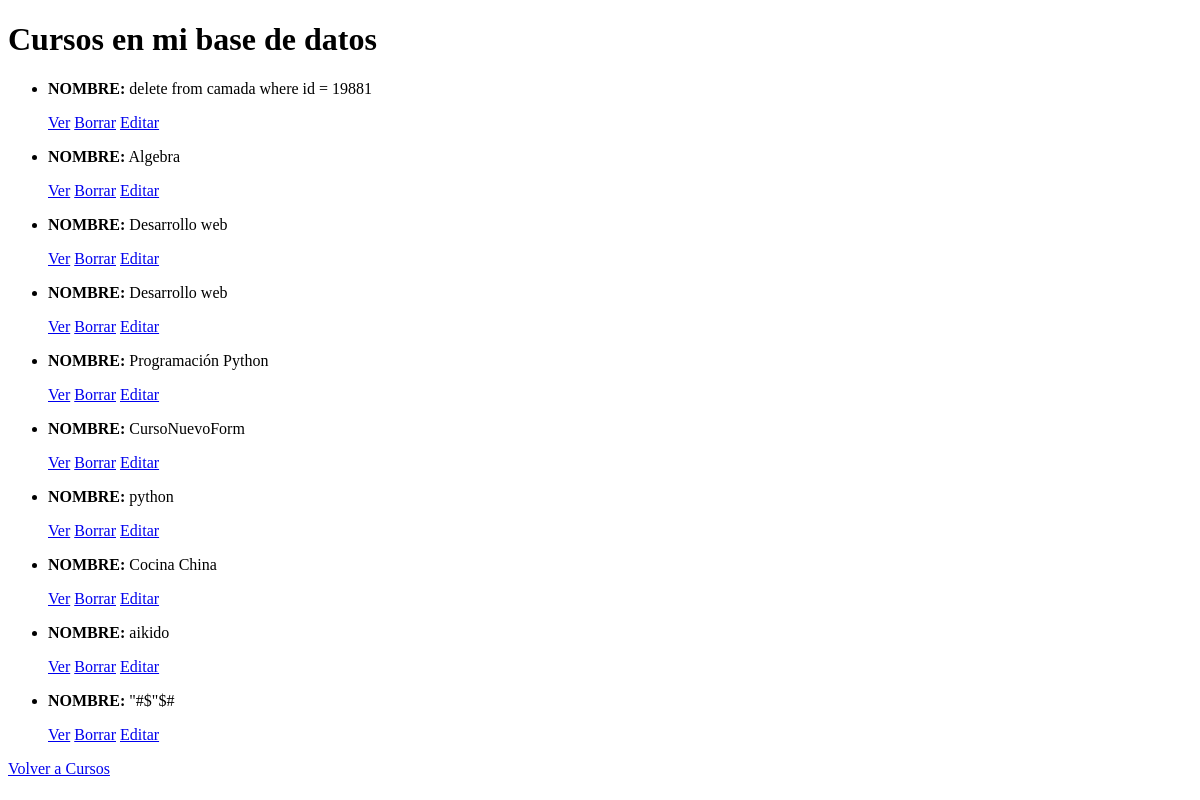
Before: /AppCoder/curso/list with the older database file.
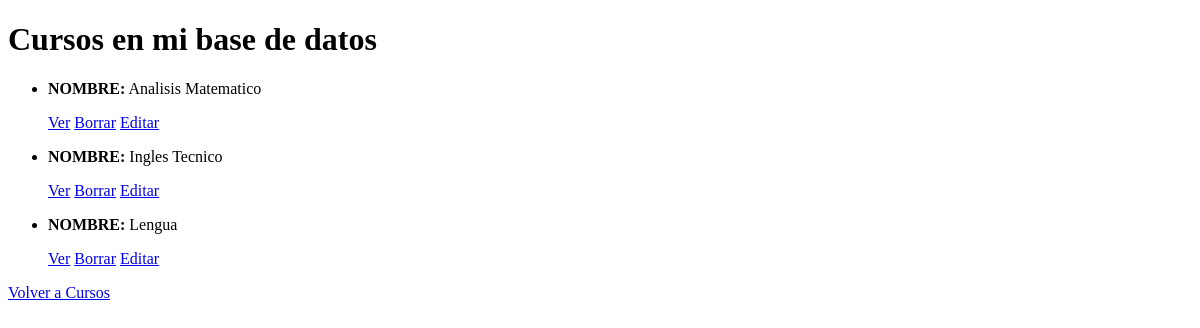
After: the same page with the newer database file.
### AppCoder/models.py (models this page shows)
class Curso(models.Model):
    nombre=models.CharField(max_length=40)
    camada = models.IntegerField()

### AppCoder/views.py (the view)
# urls.py: path('curso/list',views.CursoList.as_view(),name="List"),
class CursoList(ListView):
      model=Curso
      template_name="AppCoder/cursos_list.html"

### AppCoder/templates/AppCoder/cursos_list.html (shortened to what this page needs)
<!DOCTYPE html>
<html lang="en">
<head>
</head>
<body>
    <h1>Cursos en mi base de datos</h1>
    <ul>
        {% for curso in object_list %}
        <li>
            <p><strong>NOMBRE:</strong> {{curso.nombre}}</p>
            <p>
                <a href="{% url 'Detail' curso.id %}">Ver</a>
                <a href="{% url 'Delete' curso.id %}">Borrar</a>
                <a href="{% url 'Edit' curso.id %}">Editar</a>
            </p>
        </li>
        {% endfor %}
    </ul>
<a href="{% url 'Cursos' %}">Volver a Cursos</a>
</body>
</html>

Changed rows visible on the page:
removed Curso: nombre "delete from camada where id = 19881"
removed Curso: nombre "Algebra"
removed Curso: nombre "Desarrollo web"
removed Curso: nombre "Desarrollo web"
removed Curso: nombre "Programación Python"
removed Curso: nombre "CursoNuevoForm"
removed Curso: nombre "python"
removed Curso: nombre "Cocina China"
removed Curso: nombre "aikido"
changed Curso: nombre "\"#$\"$#" → "Analisis Matematico"
added Curso: nombre "Ingles Tecnico"
added Curso: nombre "Lengua"
